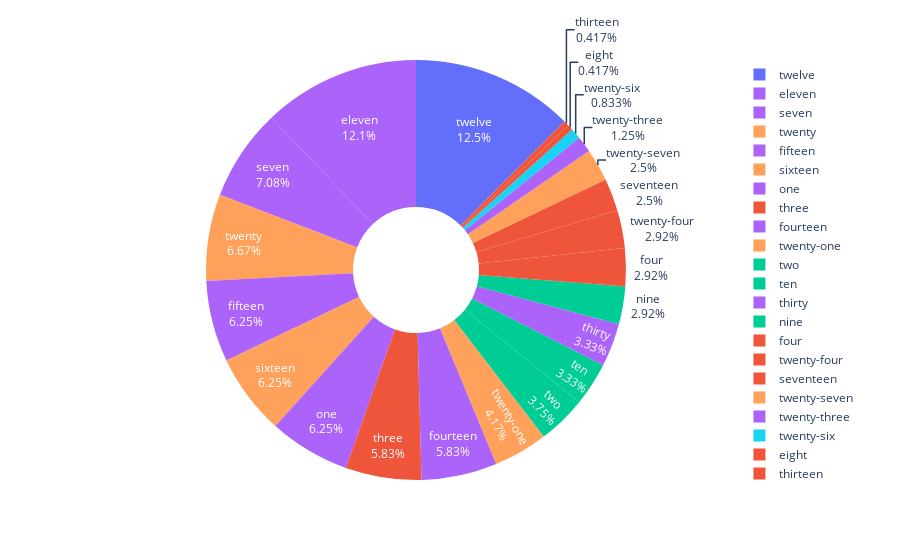

The notebook cell this image was saved under:
### Code cell
import pandas as pd
df = pd.read_csv("bird-window-collision-death.csv")
fig = px.pie(df, values='Deaths', names='Bldg #',color="Side", hole=0.3)
fig.update_traces(textinfo="label+percent", insidetextfont=dict(color="white"))
fig.update_layout(legend={"itemclick":False})
fig.show()

### Figure 1 — Plotly figure (JSON) as saved in the notebook; plotly's stock layout.template omitted (floating-point values rounded to 4 significant figures; data arrays with more than 128 entries replaced by an {"elided": "..."} marker saying what was removed)
{"data": [{"customdata": {"elided": "240x1 str values"}, "domain": {"x": [0, 1], "y": [0, 1]}, "hole": 0.3, "hovertemplate": "Bldg #=%{label}<br>Deaths=%{value}<br>Side=%{customdata[0]}<extra></extra>", "insidetextfont": {"color": "white"}, "labels": {"elided": "240 str values"}, "legendgroup": "", "marker": {"colors": {"elided": "240 str values"}}, "name": "", "showlegend": true, "textinfo": "label+percent", "type": "pie", "values": {"elided": "240 int values"}}], "layout": {"autosize": true, "legend": {"itemclick": false, "tracegroupgap": 0}, "margin": {"t": 60}}}
